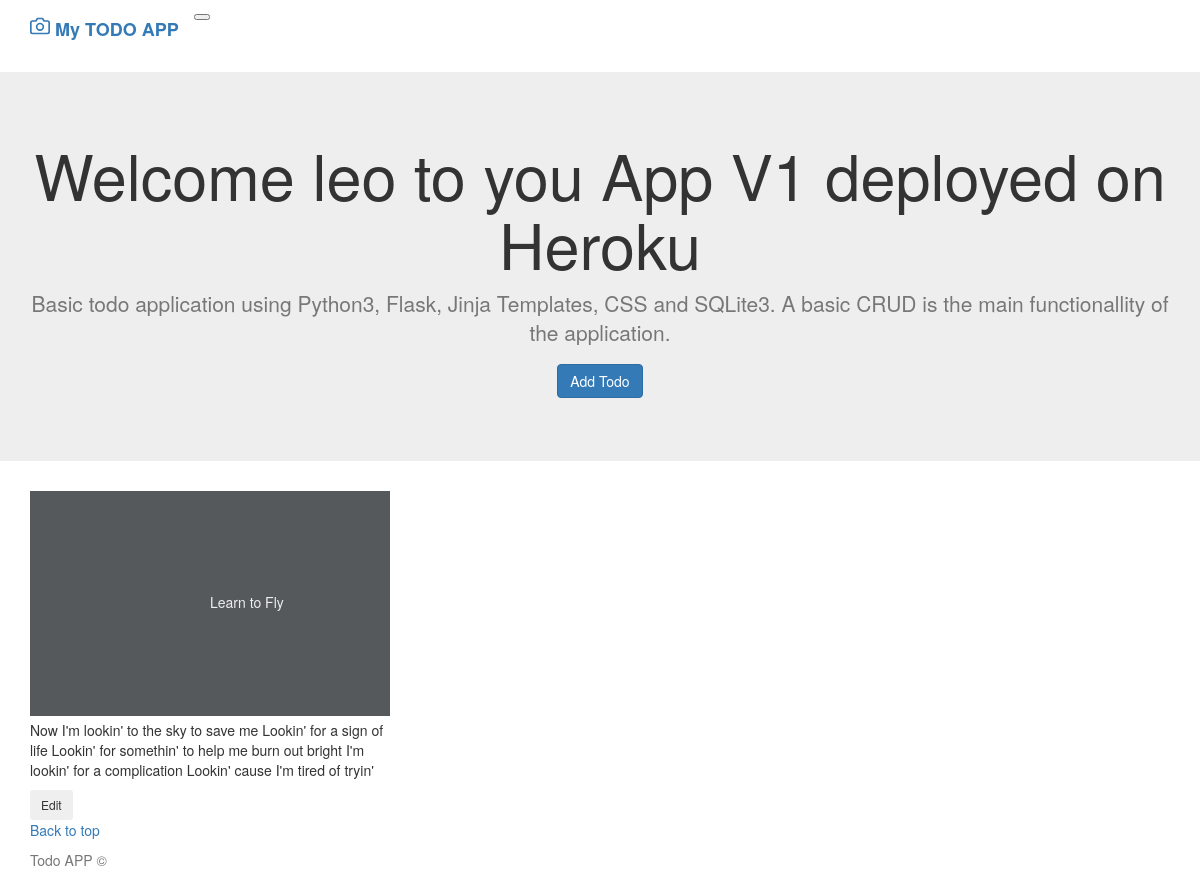
The page /todov1/ (signed in) on the database its author committed.
### tables this page shows
CREATE TABLE todo (
    id  INTEGER PRIMARY KEY AUTOINCREMENT,
    created_by INTEGER NOT NULL,
    created_at TIMESTAMP NOT NULL DEFAULT CURRENT_TIMESTAMP,
    updated_at TIMESTAMP,
    title TEXT NOT NULL,
    description TEXT NOT NULL,
    is_completed INTEGER NOT NULL CHECK( is_completed IN (0,1) ) DEFAULT 0,
    FOREIGN KEY (created_by) REFERENCES user(id)
);

### todoapp/todov1_bp.py (the view)
@bp.route('/')
@login_required
def index():
    try:
        user_id = g.logged_user['id']
        user_name = g.logged_user['user_name']
        tododb = TodoDB()
        todo_list = tododb.select_todos_by_user( user_id )
        context = {
            "user_name": user_name,
            "todo_list": todo_list,
            "update_endpoint" : f'{prefix}.update',
            "add_endpoint" :  url_for(f'{prefix}.add')
        }
        return render_template( f'/{prefix}/index.html', **context )
    except Exception as error:
        message  = 'Todos coud not be loaded'
        notify_error( message, error )
        abort( 500, message  )

### todoapp/auth_bp.py (called while the page is built)
@bp.before_app_request
def load_logged_user_id():
    user_id = session.get('user_id')
    user_name = session.get('user_name')
    if user_id is None or user_name is None:
        g.logged_user = None
    else:
        g.logged_user= {
            "id" : user_id,
            "token" : "some_token..",
            "user_name": user_name
        }

def login_required(view):
    @functools.wraps(view)
    def wrapped_view( **kwargs ):
        if g.logged_user is None:
            return redirect( url_for( f'{prefix}.login') )
        return view(**kwargs)
    return wrapped_view

### todoapp/dao/base_dao.py (called while the page is built)
    @staticmethod
    def close_connection( e=None ):
        connection  = g.pop( 'connection', None )
        cursor = g.pop('cursor', None)
        if cursor is not None:
            cursor.close()
        if connection is not None:
            connection.close()

### todoapp/dao/rdbms_dao.py (called while the page is built)
    @staticmethod
    def get_connection():
        if 'connection' not in g:
            g.connection = driver.connect(  current_app.config['DATABASE']  )
            g.connection.row_factory = driver.Row
            g.cursor = g.connection.cursor()
        return g.connection, g.cursor

    @staticmethod
    def get_resultset( fetched_data = [] ):
        result_set = [ dict( row ) for row in fetched_data ]
        return result_set

    @staticmethod
    def execute_query( sql , values =() ):
        try :
            conn, cursor = RdbmsDAO.get_connection()
            cursor.execute(sql, values )
            item_list = RdbmsDAO.get_resultset( cursor.fetchall() )
            return item_list
        except driver.Error as error :
            logger.error( f'### Query Error is {error}' )
            raise error
        finally:
            pass

### todoapp/dao/todo_dao.py (called while the page is built)
    def select_todos_by_user(self, user_id ):
        sql = """
            SELECT
            t.id as id,
            t.created_at as created_at,
            t.title as title,
            t.description as description,
            t.is_completed as is_completed
            FROM  user as u,  todo as t
            WHERE u.id = t.created_by
            AND u.id = ?
        """
        values = (user_id,)
        todo_list = super().execute_query(sql, values )
        return todo_list

### todoapp/templates/todov1/index.html
{% extends 'base.html' %}
{% import 'macros.html' as macros %}
{% block content %}
<section class="jumbotron text-center">
    <div class="container">
      <h1>Welcome {{ user_name }} to you App  V1 deployed on Heroku</h1>
      <p class="lead text-muted">
        Basic todo application using Python3, Flask, Jinja Templates, CSS and SQLite3.
        A basic CRUD is the main functionallity of the application.
      </p>
      <p>
        <a href="{{  add_endpoint  }}" class="btn btn-primary my-2">Add Todo</a>
      </p>
    </div>
  </section>
<div class="album py-5 bg-light">
    <div class="container">
        <div class="row">
            {{ macros.build_todo_cards( todo_list, update_endpoint ) }}
        </div>
    </div>
</div>
{% endblock %}

### todoapp/templates/base.html (shortened to what this page needs)
{% extends 'bootstrap/base.html' %}
{% import 'macros.html' as macros %}
{% block head %}
    {{ super() }}
    <link rel="stylesheet" href="{{ url_for('static', filename='css/styles.css'  ) }}">
{% endblock %}
{% block body %}
    {% include 'header.html' %}
  <main role="main">
    {%block content%}
    {%endblock%}
  </main>
    <footer class="text-muted">
        <div class="container">
          <p class="float-right">
            <a href="#">Back to top</a>
          </p>
          <p>Todo APP &copy; </p>
        </div>
      </footer>
{% endblock %}

### todoapp/templates/macros.html (shortened to what this page needs)
{% macro build_todo_cards( todo_list , update_endpoint ) %}
    {% if todo_list %}
        {% for todo in todo_list %}
            <div class="col-md-4">
                <div class="card mb-4 shadow-sm">
                    <svg class="bd-placeholder-img card-img-top" width="100%" height="225"
                        xmlns="http://www.w3.org/2000/svg" preserveAspectRatio="xMidYMid slice" focusable="false"
                        role="img" aria-label="Placeholder: Thumbnail">
                        <title>Placeholder</title>
                        <rect width="100%" height="100%" fill="#55595c" />
                        <text x="50%" y="50%" fill="#eceeef" dy=".3em">{{ todo.title }}</text>
                    </svg>
                    <div class="card-body">
                        <p class="card-text">{{todo.description}}</p>
                        <div class="d-flex justify-content-between align-items-center">
                            <div class="btn-group">
                                {% set todo_url =  url_for( update_endpoint, id=todo["id"] )  %}
                                <button type="button" onclick=" location.href='{{ todo_url }}' " class="btn btn-sm btn-outline-secondary">Edit</button>
                            </div>
                        </div>
                    </div>
                </div>
            </div>
        {% endfor %}
    {% else %}
        <p> Try again please </p>
    {% endif %}
{% endmacro %}

### todoapp/templates/header.html (shortened to what this page needs)
<header>
  <div class="navbar navbar-dark bg-dark shadow-sm">
    <div class="container d-flex justify-content-between">
      <a href="{{ url_for('todov1.index') }}" class="navbar-brand d-flex align-items-center">
        <strong>My TODO APP</strong>
      </a>
      <button class="navbar-toggler" type="button" data-toggle="collapse" data-target="#navbarHeader" aria-controls="navbarHeader" aria-expanded="false" aria-label="Toggle navigation">
      </button>
    </div>
  </div>
</header>

### todoapp/static/css/styles.css (style rules this page uses)
:root { --success-color: #2ecc71; --error-color: #e74c3c; }

### rows shown on the page
todo: title "Learn to Fly", description "Now I'm lookin' to the sky to save me Lookin' for a sign of life Lookin' for somethin' to help me burn out bright I'm lookin' for a complication Lookin' cause I'm tired of tryin'"

### other values the page prints
{{ user_name }} "leo"
